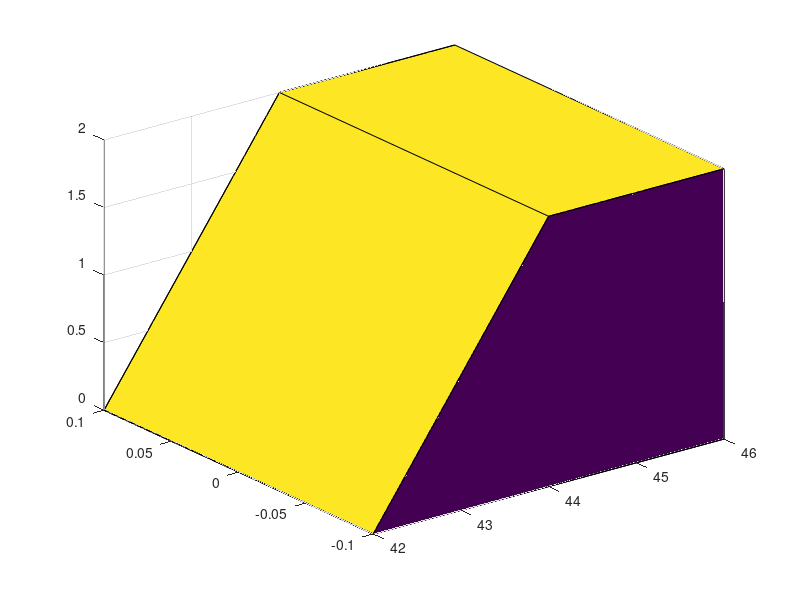

This figure's MATLAB source:
clear 
clc

span = [0, 2];
x_le = [42, 44];
chord = [4, 2];
lmaxupper = [0.025, 0.05];

X = [x_le(1), x_le(1) + chord(1), x_le(2) + chord(2), x_le(1) + chord(2) x_le(1); x_le(1), x_le(1) + chord(1), x_le(2) + chord(2), x_le(1) + chord(2) x_le(1)];
Z = [0, 0, span(2) + span(1), span(2) + span(1) 0; 0, 0, span(2) + span(1), span(2) + span(1) 0];
Y = [lmaxupper(1)*chord(1), lmaxupper(1)*chord(1), lmaxupper(2)*chord(2), lmaxupper(2)*chord(2) lmaxupper(1)*chord(1); -lmaxupper(1)*chord(1), -lmaxupper(1)*chord(1), -lmaxupper(2)*chord(2), -lmaxupper(2)*chord(2),  -lmaxupper(1)*chord(1)];

figure;
surf(X, Y, Z);

hold on

X1 = [x_le(1), x_le(1) + chord(1); x_le(2), x_le(2) + chord(2)];
Z1 = [0, 0; span(2)+span(1), span(2)+span(1)];
Y1 = [lmaxupper(1)*chord(1), lmaxupper(1)*chord(1); lmaxupper(1)*chord(1), lmaxupper(1)*chord(1)];

X2 = [x_le(1), x_le(1) + chord(1); x_le(2), x_le(2) + chord(2)];
Z2 = [0, 0; span(2)+span(1), span(2)+span(1)];
Y2 = [-lmaxupper(1)*chord(1), -lmaxupper(1)*chord(1); -lmaxupper(1)*chord(1), -lmaxupper(1)*chord(1)];

surf(X1, Y1, Z1);
surf(X2, Y2, Z2);
